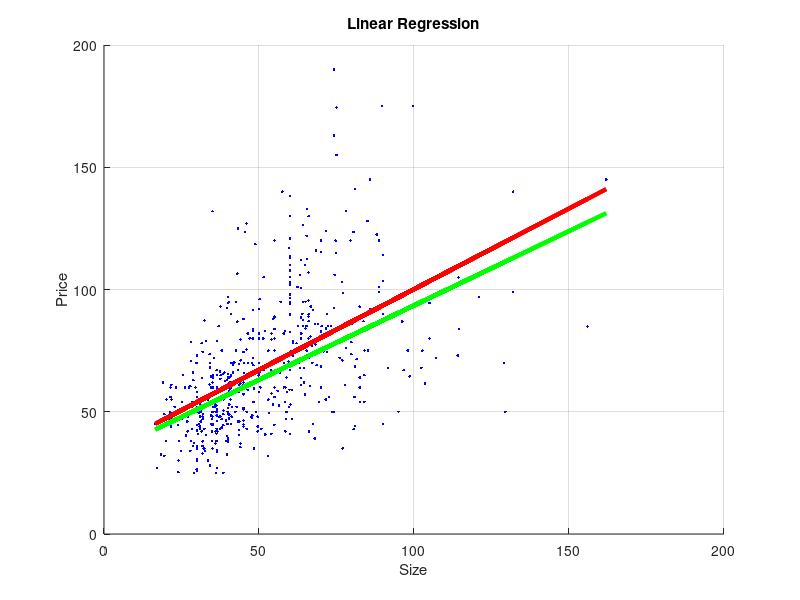

Write the MATLAB code that produced this figure.
clear all;
close all;
clc;

%% Read data
X = csvread('Housing.csv');

x(:,2) = X(:, 1);
x(:,1) = 1; %for bias
y = X(:, 2);

%% Correntropy loss function

% Hyper Parameters
eta = 0.001;  iteration = 30;

% weights initialisation
W = rand(size(x,2),1);

for k = 1 : iteration
    
    e = y - (x * W);
    mu = exp(-eta .* e.^2);
    
    R = x' * (x .* mu);
    P = x' * (y .* mu);
    W = inv(R) * P;
   
    %% plot
    hold off;
    scatter(x(:, 2), y,'b','Marker','.');
    y_hat = x * W;
    
    hold on
    plot(x(:, 2), y_hat,'LineWidth',3,'Color','g')
    xlabel('Size')
    ylabel('Price')
    title('Linear Regression')
    grid on
    drawnow;
    pause(0.1);
end

%% Square loss function
W = inv(x' * x) * (x' * y);
y_hat = x*W;
    
%% plot
hold on
plot(x(:, 2), y_hat,'LineWidth',3,'Color','r')
